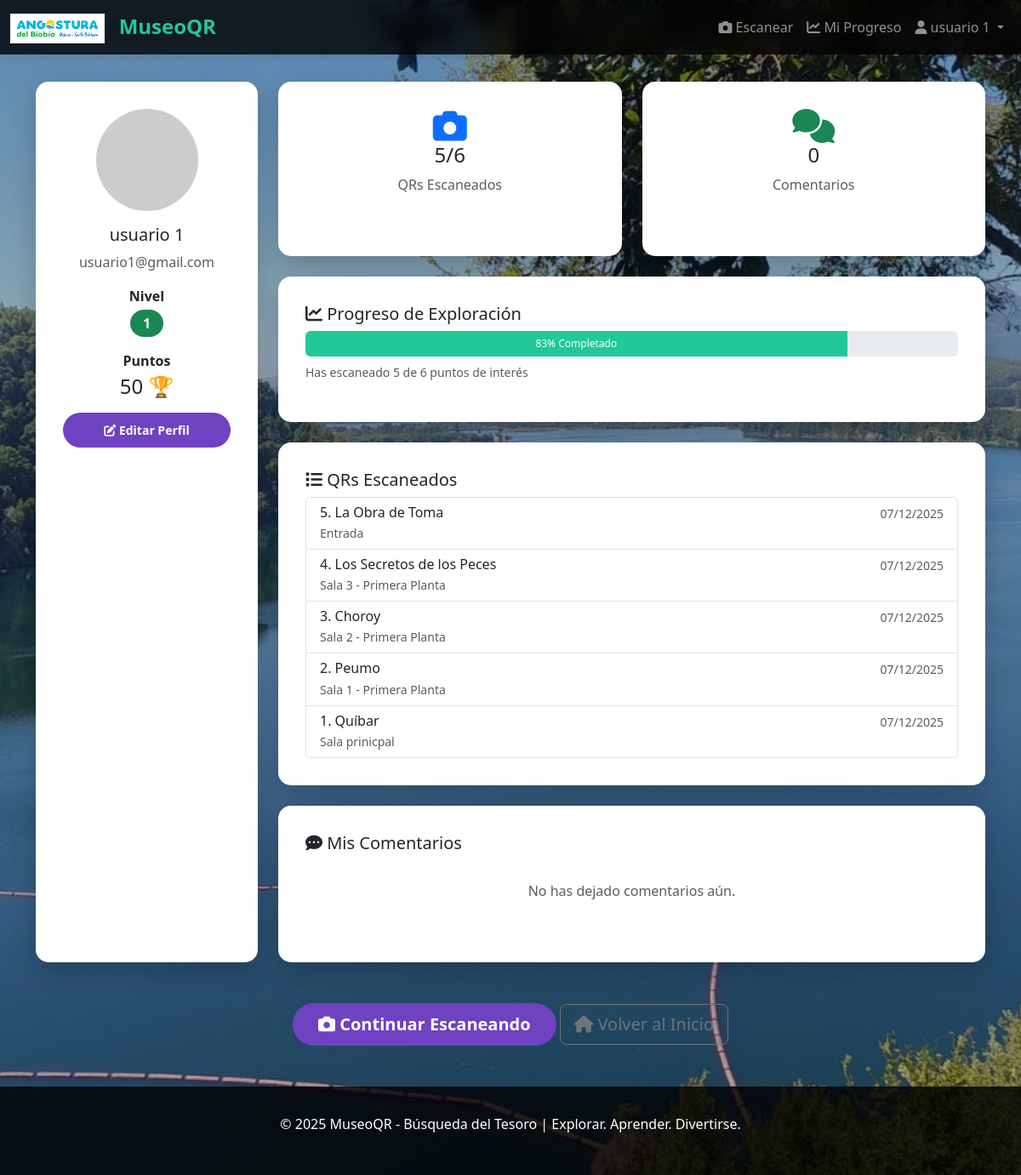
Page /mi-progreso/ (signed in) on the committed database.
### qrmuseum/models.py (models this page shows, shortened)
class MuseoConfig(models.Model):
    nombre = models.CharField(max_length=150, default="Mi Museo")
    descripcion = models.TextField(blank=True)
    ubicacion = models.CharField(max_length=255, blank=True)
    imagen_logo = models.ImageField(upload_to='logos/', blank=True, null=True)
    imagen_fondo = models.ImageField(upload_to='backgrounds/', blank=True, null=True, help_text="Imagen de fondo para la página")
    fecha_creacion = models.DateTimeField(auto_now_add=True)
    fecha_actualizacion = models.DateTimeField(auto_now=True)
    class Meta:
        verbose_name = 'Configuración del Museo'
        verbose_name_plural = 'Configuración del Museo'

class UsuarioMuseo(models.Model):
    usuario = models.OneToOneField(User, on_delete=models.CASCADE, related_name='perfil_museo')
    apodo_juego = models.CharField(max_length=100, blank=True)
    avatar = models.ImageField(upload_to='avatares/', blank=True, null=True)
    puntos = models.IntegerField(default=0)  #  AQUI SE GUARDA EL PUNTAJE - Se actualiza en views.py procesar_qr()
    nivel = models.IntegerField(default=1)
    total_qrs_escaneados = models.IntegerField(default=0)
    total_comentarios = models.IntegerField(default=0)
    fecha_registro = models.DateTimeField(auto_now_add=True)
    fecha_ultimo_acceso = models.DateTimeField(auto_now=True)
    class Meta:
        verbose_name = 'Usuario Museo'
        verbose_name_plural = 'Usuarios Museo'

class ProgresoUsuario(models.Model):
    usuario = models.ForeignKey(User, on_delete=models.CASCADE, related_name='progreso_qr')
    qr_visitado = models.ForeignKey(QRCode, on_delete=models.CASCADE, related_name='visitantes')
    fecha_visita = models.DateTimeField(auto_now_add=True)
    fecha_completado = models.DateTimeField(auto_now=True)
    class Meta:
        verbose_name = 'Progreso Usuario'
        verbose_name_plural = 'Progresos Usuarios'
        unique_together = ['usuario', 'qr_visitado']
        ordering = ['-fecha_visita']

class QRCode(models.Model):
    id_unico = models.UUIDField(default=uuid.uuid4, unique=True, editable=False)
    titulo = models.CharField(max_length=200)
    descripcion = models.TextField(blank=True)
    ubicacion = models.CharField(max_length=255, blank=True)
    numero_secuencial = models.IntegerField(help_text="Número de orden en la búsqueda del tesoro")
    qr_code_image = models.ImageField(upload_to='qrcodes/', blank=True, null=True)
    url = models.URLField(max_length=500, unique=True, editable=False)
    activo = models.BooleanField(default=True)
    fecha_creacion = models.DateTimeField(auto_now_add=True)
    fecha_actualizacion = models.DateTimeField(auto_now=True)
    class Meta:
        verbose_name = 'Código QR'
        verbose_name_plural = 'Códigos QR'
        ordering = ['numero_secuencial']

### qrmuseum/views.py (the view)
# urls.py: path('mi-progreso/', views.mi_progreso, name='mi_progreso'),
@login_required(login_url='login')
def mi_progreso(request):
    usuario_museo = request.user.perfil_museo if hasattr(request.user, 'perfil_museo') else None
    progreso_qrs = ProgresoUsuario.objects.filter(usuario=request.user).select_related('qr_visitado')
    comentarios = Comentario.objects.filter(usuario=request.user).select_related('contenido_qr')
    total_qrs = QRCode.objects.filter(activo=True).count()
    escaneados = progreso_qrs.count()
    porcentaje = (escaneados / total_qrs * 100) if total_qrs > 0 else 0
    data = {
        'usuario_museo': usuario_museo,
        'progreso_qrs': progreso_qrs,
        'comentarios': comentarios,
        'total_qrs': total_qrs,
        'escaneados': escaneados,
        'porcentaje': int(porcentaje)
    }
    return render(request, 'mi_progreso.html', data)

### qrmuseum/context_processors.py (called while the page is built)
def museo_global(request):
    try:
        museo = MuseoConfig.objects.first()
    except:
        museo = None
    return {
        'museo': museo
    }

### templates/mi_progreso.html (shortened to what this page needs)
{% extends 'base.html' %}
{% block content %}
<div class="container">
    <div class="row">
        <div class="col-md-3 mb-4">
            <div class="card content-box h-100">
                <div class="text-center">
                    <img src="{% if usuario_museo.avatar %}{{ usuario_museo.avatar.url }}{% else %}https://via.placeholder.com/150{% endif %}"
                         alt="Avatar" class="rounded-circle mb-3" style="width: 120px; height: 120px; object-fit: cover;">
                    <h5>{{ user.first_name | default:user.username }}</h5>
                    <p class="text-muted">{{ user.email }}</p>
                    {% if usuario_museo %}
                        <div class="mb-3">
                            <p class="mb-1"><strong>Nivel</strong></p>
                            <span class="badge bg-success" style="font-size: 1rem;">{{ usuario_museo.nivel }}</span>
                        </div>
                        <div class="mb-3">
                            <p class="mb-1"><strong>Puntos</strong></p>
                            <h4>{{ usuario_museo.puntos }} 🏆</h4>
                        </div>
                    {% endif %}
                    <a href="{% url 'editar_perfil' %}" class="btn btn-sm btn-primary w-100">
                        <i class="fas fa-edit"></i> Editar Perfil
                    </a>
                </div>
            </div>
        </div>
        <div class="col-md-9">
            <div class="row mb-4">
                <div class="col-md-6">
                    <div class="card content-box text-center h-100">
                        <i class="fas fa-camera text-primary" style="font-size: 2.5rem;"></i>
                        <h4>{{ escaneados }}/{{ total_qrs }}</h4>
                        <p class="text-muted">QRs Escaneados</p>
                    </div>
                </div>
                <div class="col-md-6">
                    <div class="card content-box text-center h-100">
                        <i class="fas fa-comments text-success" style="font-size: 2.5rem;"></i>
                        <h4>{{ comentarios|length }}</h4>
                        <p class="text-muted">Comentarios</p>
                    </div>
                </div>
            </div>
            <div class="card content-box mb-4">
                <h5><i class="fas fa-chart-line"></i> Progreso de Exploración</h5>
                <div class="progress mb-2" style="height: 30px;">
                    <div class="progress-bar bg-success" role="progressbar"
                         style="width: {{ porcentaje }}%">
                        {{ porcentaje }}% Completado
                    </div>
                </div>
                <p class="text-muted small">Has escaneado {{ escaneados }} de {{ total_qrs }} puntos de interés</p>
            </div>
            <div class="card content-box mb-4">
                <h5><i class="fas fa-list"></i> QRs Escaneados</h5>
                {% if progreso_qrs %}
                    <div class="list-group">
                        {% for item in progreso_qrs %}
                            <a href="{% url 'contenido_qr' item.qr_visitado.id_unico %}" class="list-group-item list-group-item-action">
                                <div class="d-flex justify-content-between align-items-start">
                                    <div>
                                        <h6 class="mb-1">{{ item.qr_visitado.numero_secuencial }}. {{ item.qr_visitado.titulo }}</h6>
                                        <p class="text-muted small mb-0">{{ item.qr_visitado.ubicacion }}</p>
                                    </div>
                                    <small class="text-muted">{{ item.fecha_visita|date:"d/m/Y" }}</small>
                                </div>
                            </a>
                        {% endfor %}
                    </div>
                {% else %}
                    <p class="text-muted text-center py-4">Aún no has escaneado QRs. <a href="{% url 'escanear_qr' %}">¡Comienza ahora!</a></p>
                {% endif %}
            </div>
            <div class="card content-box">
                <h5><i class="fas fa-comment-dots"></i> Mis Comentarios</h5>
                {% if comentarios %}
                    {% for comentario in comentarios %}
                        <div class="card mb-3 border-0" style="background: #f8f9fa;">
                            <div class="card-body">
                                <div class="d-flex justify-content-between">
                                    <div>
                                        <h6 class="card-title">{{ comentario.contenido_qr.qr.titulo }}</h6>
                                        <p class="text-warning mb-2">
                                            {% for i in "12345" %}
                                                {% if forloop.counter <= comentario.calificacion %}
                                                    ⭐
                                                {% else %}
                                                    ☆
                                                {% endif %}
                                            {% endfor %}
                                        </p>
                                    </div>
                                    <small class="text-muted">{{ comentario.fecha_creacion|date:"d/m/Y H:i" }}</small>
                                </div>
                                <p class="card-text">{{ comentario.texto }}</p>
                                {% if not comentario.moderado %}
                                    <span class="badge bg-warning">Pendiente de moderación</span>
                                {% endif %}
                            </div>
                        </div>
                    {% endfor %}
                {% else %}
                    <p class="text-muted text-center py-4">No has dejado comentarios aún.</p>
                {% endif %}
            </div>
        </div>
    </div>
    <div class="row mt-4">
        <div class="col-md-12 text-center">
            <a href="{% url 'escanear_qr' %}" class="btn btn-primary btn-lg">
                <i class="fas fa-camera"></i> Continuar Escaneando
            </a>
            <a href="{% url 'inicio' %}" class="btn btn-outline-secondary btn-lg">
                <i class="fas fa-home"></i> Volver al Inicio
            </a>
        </div>
    </div>
</div>
{% endblock %}

### templates/base.html (shortened to what this page needs)
<!DOCTYPE html>
<html lang="es">
<head>
    <link href="https://cdn.jsdelivr.net/npm/bootstrap@5.3.0/dist/css/bootstrap.min.css" rel="stylesheet">
    <link rel="stylesheet" href="https://cdnjs.cloudflare.com/ajax/libs/font-awesome/6.0.0/css/all.min.css">
</head>
<body>
    <nav class="navbar navbar-expand-lg navbar-dark">
        <div class="container-fluid">
            <a class="navbar-brand nav-brand" href="{% url 'inicio' %}">
                {% if museo.imagen_logo %}
                    <img src="{{ museo.imagen_logo.url }}" alt="Logo" style="height: 35px; margin-right: 10px; vertical-align: middle;">
                {% else %}
                    <i class="fas fa-museum"></i>
                {% endif %}
                MuseoQR
            </a>
            <div class="collapse navbar-collapse" id="navbarNav">
                <ul class="navbar-nav ms-auto">
                    {% if user.is_authenticated %}
                        <li class="nav-item">
                            <a class="nav-link" href="{% url 'escanear_qr' %}">
                                <i class="fas fa-camera"></i> Escanear
                            </a>
                        </li>
                        <li class="nav-item">
                            <a class="nav-link" href="{% url 'mi_progreso' %}">
                                <i class="fas fa-chart-line"></i> Mi Progreso
                            </a>
                        </li>
                        <li class="nav-item dropdown">
                            <a class="nav-link dropdown-toggle" href="#" id="userDropdown" role="button" data-bs-toggle="dropdown">
                                <i class="fas fa-user"></i> {{ user.first_name | default:user.username }}
                            </a>
                        </li>
                    {% endif %}
                </ul>
            </div>
        </div>
    </nav>
    <div class="container-main">
        {% block content %}{% endblock %}
    </div>
    <footer class="footer">
        <p>&copy; 2025 MuseoQR - Búsqueda del Tesoro | Explorar. Aprender. Divertirse.</p>
    </footer>
</body>
</html>

### rows in the picture
MuseoConfig: imagen_logo (picture)
UsuarioMuseo: nivel "1", puntos "50"
ProgresoUsuario: qr_visitado.numero_secuencial "5", qr_visitado.titulo "La Obra de Toma", qr_visitado.ubicacion "Entrada", fecha_visita "07/12/2025"
ProgresoUsuario: qr_visitado.numero_secuencial "4", qr_visitado.titulo "Los Secretos de los Peces", qr_visitado.ubicacion "Sala 3 - Primera Planta", fecha_visita "07/12/2025"
ProgresoUsuario: qr_visitado.numero_secuencial "3", qr_visitado.titulo "Choroy", qr_visitado.ubicacion "Sala 2 - Primera Planta", fecha_visita "07/12/2025"
ProgresoUsuario: qr_visitado.numero_secuencial "2", qr_visitado.titulo "Peumo", qr_visitado.ubicacion "Sala 1 - Primera Planta", fecha_visita "07/12/2025"
ProgresoUsuario: qr_visitado.numero_secuencial "1", qr_visitado.titulo "Quíbar", qr_visitado.ubicacion "Sala prinicpal", fecha_visita "07/12/2025"

### other values in the picture
{{ user.first_name | default:user.username }} "usuario 1"
{{ user.email }} "usuario1@gmail.com"
{{ escaneados }} "5"
{{ total_qrs }} "6"
{{ comentarios|length }} "0"
{{ porcentaje }} "83"
